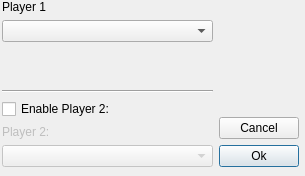
<?xml version="1.0" encoding="UTF-8"?>
<ui version="4.0">
 <class>obj</class>
 <widget class="QWidget" name="obj">
  <property name="geometry">
   <rect>
    <x>0</x>
    <y>0</y>
    <width>305</width>
    <height>176</height>
   </rect>
  </property>
  <property name="windowTitle">
   <string>Form</string>
  </property>
  <widget class="QWidget" name="horizontalLayoutWidget">
   <property name="geometry">
    <rect>
     <x>2</x>
     <y>0</y>
     <width>297</width>
     <height>167</height>
    </rect>
   </property>
   <layout class="QHBoxLayout" name="horizontalLayout">
    <item>
     <layout class="QVBoxLayout" name="verticalLayout">
      <item>
       <widget class="QLabel" name="label">
        <property name="text">
         <string>Player 1</string>
        </property>
       </widget>
      </item>
      <item>
       <widget class="QComboBox" name="player1_select">
        <property name="sizePolicy">
         <sizepolicy hsizetype="Expanding" vsizetype="Fixed">
          <horstretch>0</horstretch>
          <verstretch>0</verstretch>
         </sizepolicy>
        </property>
       </widget>
      </item>
      <item>
       <spacer name="verticalSpacer">
        <property name="orientation">
         <enum>Qt::Vertical</enum>
        </property>
        <property name="sizeHint" stdset="0">
         <size>
          <width>20</width>
          <height>40</height>
         </size>
        </property>
       </spacer>
      </item>
      <item>
       <widget class="Line" name="line">
        <property name="orientation">
         <enum>Qt::Horizontal</enum>
        </property>
       </widget>
      </item>
      <item>
       <widget class="QCheckBox" name="player2_check">
        <property name="text">
         <string>Enable Player 2:</string>
        </property>
       </widget>
      </item>
      <item>
       <widget class="QLabel" name="player2_label">
        <property name="enabled">
         <bool>false</bool>
        </property>
        <property name="text">
         <string>Player 2:</string>
        </property>
       </widget>
      </item>
      <item>
       <widget class="QComboBox" name="player2_select">
        <property name="enabled">
         <bool>false</bool>
        </property>
       </widget>
      </item>
     </layout>
    </item>
    <item>
     <layout class="QVBoxLayout" name="verticalLayout_2">
      <item>
       <spacer name="verticalSpacer_2">
        <property name="orientation">
         <enum>Qt::Vertical</enum>
        </property>
        <property name="sizeHint" stdset="0">
         <size>
          <width>20</width>
          <height>40</height>
         </size>
        </property>
       </spacer>
      </item>
      <item>
       <widget class="QPushButton" name="cancel_btn">
        <property name="text">
         <string>Cancel</string>
        </property>
       </widget>
      </item>
      <item>
       <widget class="QPushButton" name="ok_btn">
        <property name="text">
         <string>Ok</string>
        </property>
        <property name="autoDefault">
         <bool>true</bool>
        </property>
        <property name="default">
         <bool>true</bool>
        </property>
       </widget>
      </item>
     </layout>
    </item>
   </layout>
  </widget>
 </widget>
 <resources/>
 <connections>
  <connection>
   <sender>player2_check</sender>
   <signal>clicked(bool)</signal>
   <receiver>player2_label</receiver>
   <slot>setEnabled(bool)</slot>
   <hints>
    <hint type="sourcelabel">
     <x>137</x>
     <y>92</y>
    </hint>
    <hint type="destinationlabel">
     <x>134</x>
     <y>116</y>
    </hint>
   </hints>
  </connection>
  <connection>
   <sender>player2_check</sender>
   <signal>clicked(bool)</signal>
   <receiver>player2_select</receiver>
   <slot>setEnabled(bool)</slot>
   <hints>
    <hint type="sourcelabel">
     <x>137</x>
     <y>92</y>
    </hint>
    <hint type="destinationlabel">
     <x>134</x>
     <y>143</y>
    </hint>
   </hints>
  </connection>
 </connections>
</ui>
